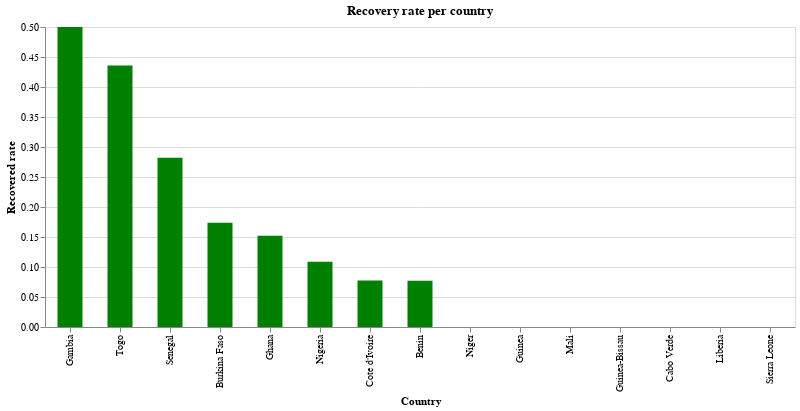

Here is the notebook cell this chart was saved with:
### Markdown cell above
### Recovery rate per country

### Code cell
alt.Chart(source).mark_bar(size = 25).encode(x = alt.X('Country', sort='-y'), y = 'Recovered rate', color = alt.value('green'),).properties(width = alt.Step(50), height = 300, title = 'Recovery rate per country').interactive()

### Figure 1 — Vega-Lite specification as saved in the notebook (floating-point values rounded to 4 significant figures)
{"config": {"view": {"continuousWidth": 400, "continuousHeight": 300}}, "data": {"name": "data-715147db1ea79ca80f1d32e2d1c95031"}, "mark": {"type": "bar", "size": 25}, "encoding": {"color": {"value": "green"}, "x": {"type": "nominal", "field": "Country", "sort": "-y"}, "y": {"type": "quantitative", "field": "Recovered rate"}}, "height": 300, "selection": {"selector004": {"type": "interval", "bind": "scales", "encodings": ["x", "y"]}}, "title": "Recovery rate per country", "width": {"step": 50}, "$schema": "https://vega.github.io/schema/vega-lite/v4.0.2.json", "datasets": {"data-715147db1ea79ca80f1d32e2d1c95031": [{"Country": "Burkina Faso", "Lat": 12.24, "Long": -1.562, "Date": "2020-04-02T00:00:00", "Confirmed_cases": 288, "Dead": 16, "Recovered": 50, "ill people": 238, "Death rate": 0.05556, "Recovered rate": 0.1736}, {"Country": "Ghana", "Lat": 7.947, "Long": -1.023, "Date": "2020-04-02T00:00:00", "Confirmed_cases": 204, "Dead": 5, "Recovered": 31, "ill people": 173, "Death rate": 0.02451, "Recovered rate": 0.152}, {"Country": "Senegal", "Lat": 14.5, "Long": -14.45, "Date": "2020-04-02T00:00:00", "Confirmed_cases": 195, "Dead": 1, "Recovered": 55, "ill people": 140, "Death rate": 0.005128, "Recovered rate": 0.2821}, {"Country": "Cote d'Ivoire", "Lat": 7.54, "Long": -5.547, "Date": "2020-04-02T00:00:00", "Confirmed_cases": 194, "Dead": 1, "Recovered": 15, "ill people": 179, "Death rate": 0.005155, "Recovered rate": 0.07732}, {"Country": "Nigeria", "Lat": 9.082, "Long": 8.675, "Date": "2020-04-02T00:00:00", "Confirmed_cases": 184, "Dead": 2, "Recovered": 20, "ill people": 164, "Death rate": 0.01087, "Recovered rate": 0.1087}, {"Country": "Niger", "Lat": 17.61, "Long": 8.082, "Date": "2020-04-02T00:00:00", "Confirmed_cases": 98, "Dead": 5, "Recovered": 0, "ill people": 98, "Death rate": 0.05102, "Recovered rate": 0.0}, {"Country": "Guinea", "Lat": 9.946, "Long": -9.697, "Date": "2020-04-02T00:00:00", "Confirmed_cases": 52, "Dead": 0, "Recovered": 0, "ill people": 52, "Death rate": 0.0, "Recovered rate": 0.0}, {"Country": "Togo", "Lat": 8.62, "Long": 0.8248, "Date": "2020-04-02T00:00:00", "Confirmed_cases": 39, "Dead": 2, "Recovered": 17, "ill people": 22, "Death rate": 0.05128, "Recovered rate": 0.4359}, {"Country": "Mali", "Lat": 17.57, "Long": -3.996, "Date": "2020-04-02T00:00:00", "Confirmed_cases": 36, "Dead": 3, "Recovered": 0, "ill people": 36, "Death rate": 0.08333, "Recovered rate": 0.0}, {"Country": "Benin", "Lat": 9.308, "Long": 2.316, "Date": "2020-04-02T00:00:00", "Confirmed_cases": 13, "Dead": 0, "Recovered": 1, "ill people": 12, "Death rate": 0.0, "Recovered rate": 0.07692}, {"Country": "Guinea-Bissau", "Lat": 11.8, "Long": -15.18, "Date": "2020-04-02T00:00:00", "Confirmed_cases": 9, "Dead": 0, "Recovered": 0, "ill people": 9, "Death rate": 0.0, "Recovered rate": 0.0}, {"Country": "Cabo Verde", "Lat": 16.54, "Long": -23.04, "Date": "2020-04-02T00:00:00", "Confirmed_cases": 6, "Dead": 1, "Recovered": 0, "ill people": 6, "Death rate": 0.1667, "Recovered rate": 0.0}, {"Country": "Liberia", "Lat": 6.428, "Long": -9.43, "Date": "2020-04-02T00:00:00", "Confirmed_cases": 6, "Dead": 0, "Recovered": 0, "ill people": 6, "Death rate": 0.0, "Recovered rate": 0.0}, {"Country": "Gambia", "Lat": 13.44, "Long": -15.31, "Date": "2020-04-02T00:00:00", "Confirmed_cases": 4, "Dead": 1, "Recovered": 2, "ill people": 2, "Death rate": 0.25, "Recovered rate": 0.5}, {"Country": "Sierra Leone", "Lat": 8.461, "Long": -11.78, "Date": "2020-04-02T00:00:00", "Confirmed_cases": 2, "Dead": 0, "Recovered": 0, "ill people": 2, "Death rate": 0.0, "Recovered rate": 0.0}]}}
